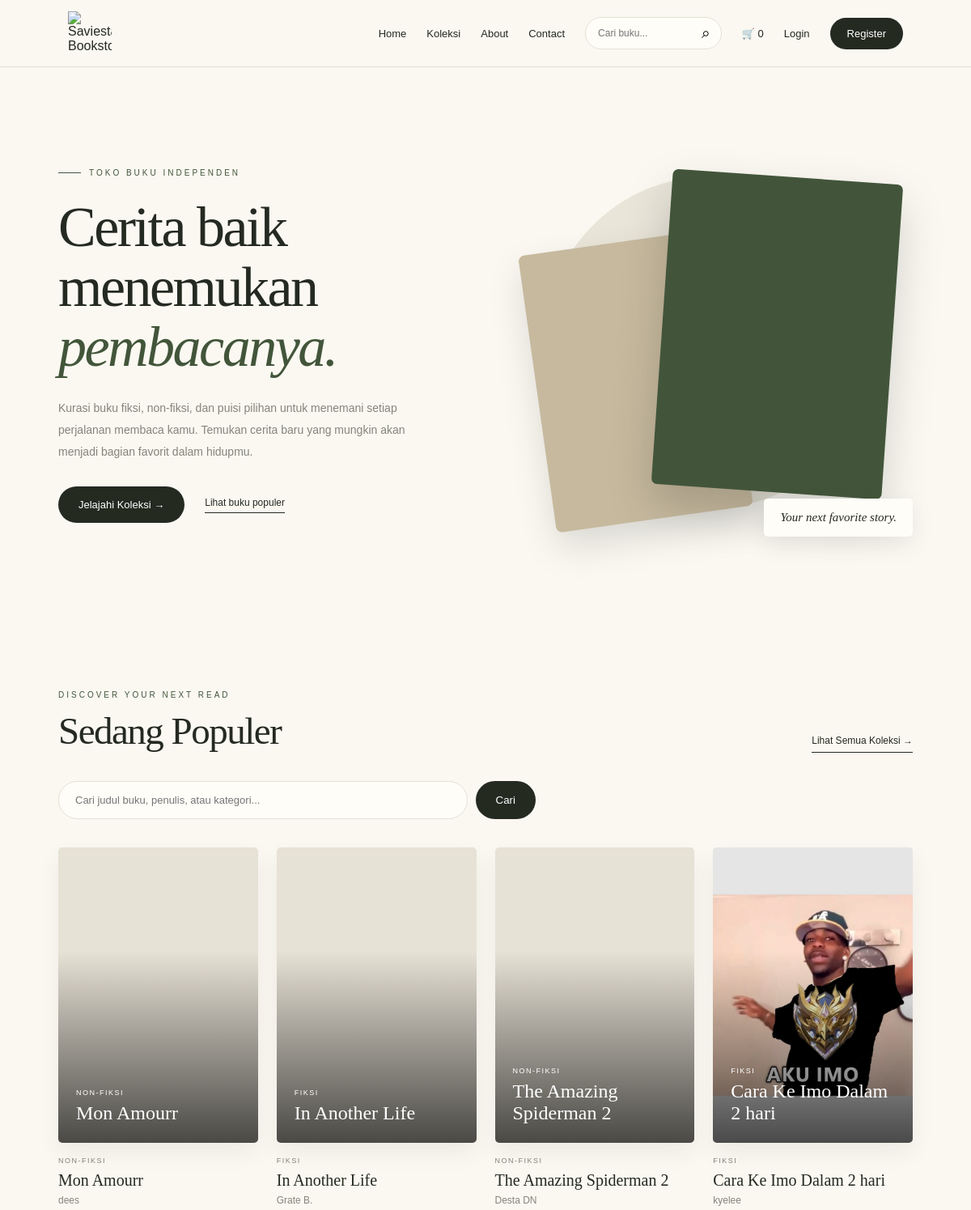
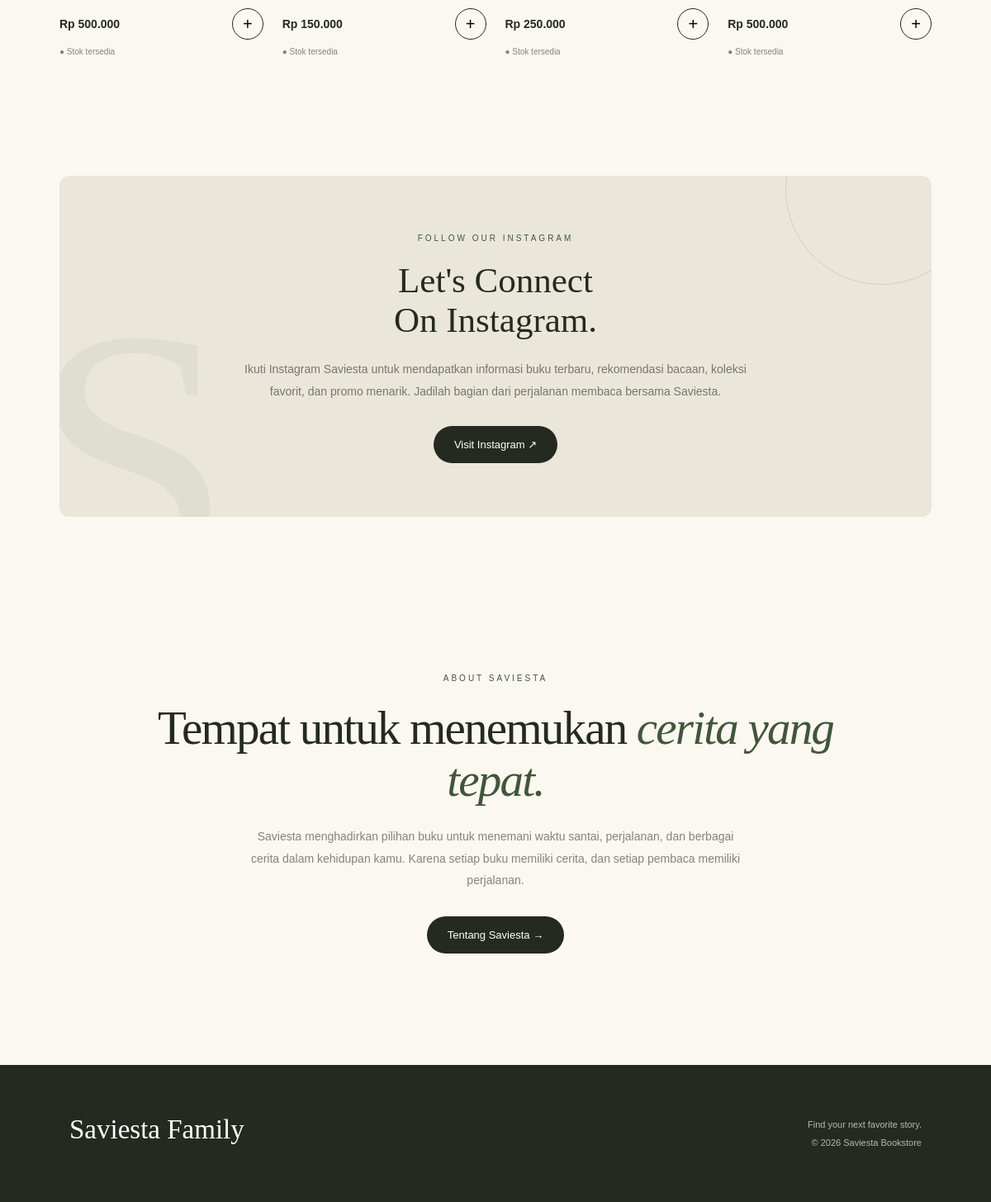
The page / on the database its author committed (2 pictures, top to bottom).
### tables this page shows
CREATE TABLE `buku` (
  `id` int(11) NOT NULL,
  `kategori_id` int(11) DEFAULT NULL,
  `judul` varchar(150) NOT NULL,
  `penulis` varchar(100) NOT NULL,
  `harga` int(11) NOT NULL,
  `stok` int(11) NOT NULL DEFAULT 0,
  `deskripsi` text DEFAULT NULL,
  `cover` varchar(20) DEFAULT '#42553A'
);

CREATE TABLE `kategori` (
  `id` int(11) NOT NULL,
  `nama` varchar(50) NOT NULL
);

### functions.php (called while the page is built, shortened)
<?php
function rupiah($angka)
{
    return "Rp " . number_format($angka, 0, ',', '.');
}
function aman($data)
{
    return htmlspecialchars(
        $data,
        ENT_QUOTES,
        'UTF-8'
    );
}
function jumlahCart()
{
    return array_sum($_SESSION['cart'] ?? []);
}
?>

### index.php (the view, shortened to what this page needs)
<?php
include "functions.php";
$keyword = trim($_GET['keyword'] ?? '');
$search = mysqli_real_escape_string($koneksi, $keyword);
if ($keyword !== '') {
    $sql = "SELECT buku.*, kategori.nama AS kategori
            FROM buku
            LEFT JOIN kategori ON kategori.id = buku.kategori_id
            WHERE buku.judul LIKE '%$search%'
               OR buku.penulis LIKE '%$search%'
               OR kategori.nama LIKE '%$search%'
            ORDER BY buku.id DESC";
} else {
    $sql = "SELECT buku.*, kategori.nama AS kategori
            FROM buku
            LEFT JOIN kategori ON kategori.id = buku.kategori_id
            ORDER BY buku.id DESC
            LIMIT 4";
}
$data = mysqli_query($koneksi, $sql);
function coverSaviesta($nama)
{
    $nama = trim((string)$nama);
    $namaFile = basename(str_replace('\\', '/', $nama));
    $lokasi = [
        [
            'folder' => __DIR__ . '/img3/',
            'url' => 'img3/'
        ],
        [
            'folder' => __DIR__ . '/uploads/cover/',
            'url' => 'uploads/cover/'
        ]
    ];
    foreach ($lokasi as $item) {
        if (is_file($item['folder'] . $namaFile)) {
            return $item['url'] . rawurlencode($namaFile);
        }
    }
    return '';
}
$sqlHero = "SELECT id, judul, penulis, cover
            FROM buku
            ORDER BY RAND()
            LIMIT 2";
$queryHero = mysqli_query($koneksi, $sqlHero);
$heroBooks = [];
if ($queryHero) {
    while ($rowHero = mysqli_fetch_assoc($queryHero)) {
        $heroBooks[] = $rowHero;
    }
}
$heroBook = $heroBooks[0] ?? null;
$heroBookBack = $heroBooks[1] ?? null;
?>
<!DOCTYPE html>
<html lang="id">
<head>
</head>
<body>
<header>
<nav>
<a href="index.php" class="logo">
    <img src="L2.png.png" alt="Saviesta Bookstore">
</a>
<div class="menu">
    <a href="index.php">Home</a>
    <a href="buku.php">Koleksi</a>
    <a href="about.php">About</a>
    <a href="contact.php">Contact</a>
    <form action="index.php" method="GET" class="nav-search">
        <input
            type="search"
            name="keyword"
            placeholder="Cari buku..."
            value="<?= htmlspecialchars($keyword, ENT_QUOTES, 'UTF-8') ?>"
        >
        <button type="submit">&#8981;</button>
    </form>
    <a href="keranjang.php">
        🛒 <?= jumlahCart() ?>
    </a>
    <?php if (isset($_SESSION['user'])): ?>
        <span class="welcome">
            Hi, <?= aman($_SESSION['user']['nama']) ?>
        </span>
        <a href="logout.php">Logout</a>
    <?php else: ?>
        <a href="login.php">Login</a>
        <a href="register.php" class="register">
            Register
        </a>
    <?php endif; ?>
</div>
</nav>
</header>
<main>
<div class="container">
<section class="hero">
    <div class="hero-content">
        <span class="hero-label">
            TOKO BUKU INDEPENDEN
        </span>
        <h1>
            Cerita baik menemukan
            <em>pembacanya.</em>
        </h1>
        <p class="hero-description">
            Kurasi buku fiksi, non-fiksi, dan puisi pilihan
            untuk menemani setiap perjalanan membaca kamu.
            Temukan cerita baru yang mungkin akan menjadi
            bagian favorit dalam hidupmu.
        </p>
        <div class="hero-actions">
            <a href="buku.php" class="btn">
                Jelajahi Koleksi →
            </a>
            <a href="#popular" class="hero-secondary">
                Lihat buku populer
            </a>
        </div>
    </div>
    <div class="hero-visual">
        <?php if ($heroBookBack): ?>
            <a
                href="detail.php?id=<?= (int)$heroBookBack['id'] ?>"
                class="hero-card-back"
            >
            </a>
        <?php endif; ?>
        <?php if ($heroBook): ?>
            <a
                href="detail.php?id=<?= (int)$heroBook['id'] ?>"
                class="hero-card"
            >
            </a>
        <?php endif; ?>
        <div class="hero-note">
            Your next favorite story.
        </div>
    </div>
</section>
<section class="section" id="popular">
    <div class="section-header">
        <div>
            <div class="section-label">
                DISCOVER YOUR NEXT READ
            </div>
            <h2 class="section-title">
                Sedang Populer
            </h2>
        </div>
        <a href="buku.php" class="section-link">
            Lihat Semua Koleksi →
        </a>
    </div>
    <div class="search-wrapper">
        <form action="index.php" method="GET" class="search-form">
            <input
                type="search"
                name="keyword"
                placeholder="Cari judul buku, penulis, atau kategori..."
                value="<?= htmlspecialchars($keyword, ENT_QUOTES, 'UTF-8') ?>"
            >
            <button type="submit">
                Cari
            </button>
        </form>
    </div>
    <div class="book-grid">
        <?php
        if ($data):
            while ($b = mysqli_fetch_assoc($data)):
                $gambarBuku = coverSaviesta($b['cover'] ?? '');
        ?>
            <div class="book-card">
                <a href="detail.php?id=<?= (int)$b['id'] ?>">
                    <div class="book-cover">
                        <?php if ($gambarBuku !== ''): ?>
                            <img
                                src="<?= htmlspecialchars($gambarBuku, ENT_QUOTES, 'UTF-8') ?>"
                                alt="<?= aman($b['judul']) ?>"
                            >
                        <?php endif; ?>
                        <div class="cover-content">
                            <div class="cover-category">
                                <?= aman($b['kategori'] ?? '') ?>
                            </div>
                            <div class="cover-title">
                                <?= aman($b['judul']) ?>
                            </div>
                        </div>
                    </div>
                </a>
                <div class="book-info">
                    <div class="book-category">
                        <?= aman($b['kategori'] ?? '') ?>
                    </div>
                    <div class="book-title">
                        <?= aman($b['judul']) ?>
                    </div>
                    <div class="book-author">
                        <?= aman($b['penulis']) ?>
                    </div>
                    <div class="book-bottom">
                        <div class="price">
                            <?= rupiah($b['harga']) ?>
                        </div>
                        <?php if ((int)$b['stok'] > 0): ?>
                            <form method="POST" action="keranjang.php">
                                <button
                                    type="submit"
                                    name="tambah"
                                    class="plus"
                                    aria-label="Tambah ke keranjang"
                                >
                                    +
                                </button>
                            </form>
                        <?php endif; ?>
                    </div>
                    <div class="stock">
                        <?= (int)$b['stok'] > 0
                            ? "● Stok tersedia"
                            : "● Stok habis"
                        ?>
                    </div>
                </div>
            </div>
        <?php
            endwhile;
        endif;
        ?>
    </div>
</section>
<section class="recommendation-section">
    <div class="recommendation">
        <div class="recommendation-text">
            <small>
                FOLLOW OUR INSTAGRAM
            </small>
            <h2>
                Let's Connect<br>
                On Instagram.
            </h2>
            <p>
                Ikuti Instagram Saviesta untuk mendapatkan
                informasi buku terbaru, rekomendasi bacaan,
                koleksi favorit, dan promo menarik.
                Jadilah bagian dari perjalanan membaca bersama Saviesta.
            </p>
            <a
                href="https://www.instagram.com/saviesta_official/"
                target="_blank"
                rel="noopener noreferrer"
                class="btn"
            >
                Visit Instagram ↗
            </a>
        </div>
    </div>
</section>
<section class="about-section">
    <div class="about-label">
        ABOUT SAVIESTA
    </div>
    <h2 class="about-title">
        Tempat untuk menemukan
        <em>cerita yang tepat.</em>
    </h2>
    <p class="about-description">
        Saviesta menghadirkan pilihan buku untuk menemani
        waktu santai, perjalanan, dan berbagai cerita
        dalam kehidupan kamu. Karena setiap buku memiliki
        cerita, dan setiap pembaca memiliki perjalanan.
    </p>
    <a href="about.php" class="btn">
        Tentang Saviesta →
    </a>
</section>
</div>
</main>
<footer>
    <div class="footer-inner">
        <div>
            <div class="footer-logo">
                Saviesta Family
            </div>
        </div>
        <div class="footer-right">
           Find your next favorite story.
            <br>
            © 2026 Saviesta Bookstore
        </div>
    </div>
</footer>
</body>
</html>

### rows shown on the page
buku: kategori.nama "NON-FIKSI", judul "Mon Amourr", penulis "dees", harga "Rp 500.000", stok "● Stok tersedia"
buku: kategori.nama "FIKSI", judul "In Another Life", penulis "Grate B.", harga "Rp 150.000", stok "● Stok tersedia"
buku: kategori.nama "NON-FIKSI", judul "The Amazing Spiderman 2", penulis "Desta DN", harga "Rp 250.000", stok "● Stok tersedia"
buku: cover (picture), kategori.nama "FIKSI", judul "Cara Ke Imo Dalam 2 hari", penulis "kyelee", harga "Rp 500.000", stok "● Stok tersedia"

### other values the page prints
jumlahCart() "0"
